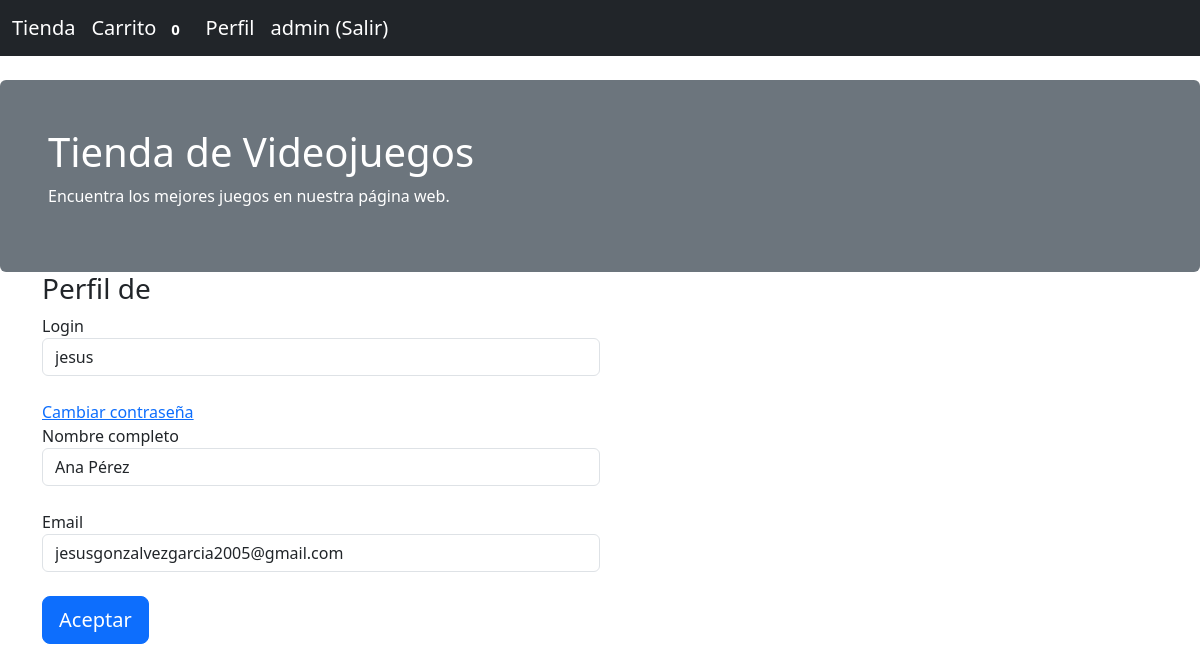
The page /perfil/jesus (signed in) on the database its author committed.
### aplicacion/models.py (models this page shows, shortened)
class Usuarios(db.Model, UserMixin):
    __tablename__ = 'usuarios'
    id = Column(Integer, primary_key=True)
    username = Column(String(100),nullable=False)
    password_hash = Column(String(128),nullable=False)
    nombre = Column(String(200),nullable=False)
    email = Column(String(200),nullable=False)
    admin = Column(Boolean, default=False)
    @property
    def password(self):
        raise AttributeError('password is not a readable attribute')

### aplicacion/app.py (the view)
@app.route('/perfil/<username>',methods=["get","post"])
@login_required
def perfil(username):
    user=Usuarios.query.filter_by(username=username).first()
    if user is None:
        abort(404)
    form=formUsuario(request.form,obj=user)
    del form.password
    if form.validate_on_submit():
        form.populate_obj(user)
        db.session.commit()
        return redirect(url_for("inicio"))
    return render_template("usuarios_new.html",form=form,perfil=True)

### aplicacion/forms.py
class formUsuario(FlaskForm):
    username = StringField('Login', validators=[DataRequired()])
    password = PasswordField('Password', validators=[DataRequired()])
    nombre = StringField('Nombre completo')
    email = EmailField('Email')
    submit = SubmitField('Aceptar')

### aplicacion/app.py (called while the page is built)
@login_manager.user_loader
def load_user(user_id):
    return Usuarios.query.get(int(user_id))

@app.context_processor
def contar_carrito():
    if not current_user.is_authenticated:
        return {'num_articulos': 0}
    if request.cookies.get(str(current_user.id)) is None:
        return {'num_articulos': 0}
    else:
        datos = json.loads(request.cookies.get(str(current_user.id)))
        return {'num_articulos': len(datos)}

### aplicacion/templates/usuarios_new.html (shortened to what this page needs)
{% extends "base2.html" %}
{% block contenido %}
<div class="container">
    <div class="col-md-6">
        {% if not perfil %}<h3>Registro de usuario</h3>{% else %}<h3>Perfil de {{session["username"]}}</h3>{% endif %}
        <form class="form-horizontal" method="post">
            <div class="form-group">
                {% if not perfil %}
                {{form.username.label()}} {{form.username(size="100",class="form-control")}}<br />
                {% else %}
                {{form.username.label()}} {{form.username(readonly="readonly",size="100",class="form-control")}}<br />
                {% endif %}
            </div>
            <div class="form-group">
                {% if not perfil %}
                {{form.password.label()}} {{form.password(size="100",class="form-control")}}<br />
                {% else %}
                <a href="/changepassword/{{session[" username"]}}">Cambiar contraseña</a><br />
                {% endif %}
            </div>
            <div class="form-group">
                {{form.nombre.label()}} {{form.nombre(size="100",class="form-control")}}<br />
            </div>
            <div class="form-group">
                {{form.email.label()}} {{form.email(size="100",class="form-control")}}<br />
            </div>
            {{form.submit(class="btn btn-lg btn-primary btn-block")}}
        </form>
        <br />
    </div>
</div>
{% endblock %}

### aplicacion/templates/base2.html (shortened to what this page needs)
{% extends "base.html" %}
{% block navbar %}
<nav class="navbar navbar-expand-lg navbar-dark bg-dark">
    <div class="container-fluid">
        <a class="navbar-brand" href="/">Tienda</a>
        {% if current_user.is_authenticated %}
        <a class="navbar-brand" href="/carrito"> Carrito <span class="badge">{{num_articulos}}</span></a>
        <a class="navbar-brand" href="/perfil/{{current_user.username}}"> Perfil</a>
        <a class="navbar-brand" href="/logout"> {{ current_user.username}} (Salir)</a>
        {% else %}
        <a class="navbar-brand" href="/login">Login</a>
        <a class="navbar-brand" href="/registro">Registro</a>
        {% endif %}
    </div>
</nav>
<div class="mt-4 p-5 bg-secondary text-white rounded">
    <h1>Tienda de Videojuegos</h1>
    <p>Encuentra los mejores juegos en nuestra página web.</p>
</div>
{% endblock %}
{% block content %}
<div class="container-fluid">
    {% block contenido %}{% endblock %}
</div>
{% endblock %}

### rows shown on the page
Usuarios: username "admin"
Usuarios: username "jesus", nombre "Ana Pérez", email "jesusgonzalvezgarcia2005@gmail.com"

### other values the page prints
{{ num_articulos }} "0"
